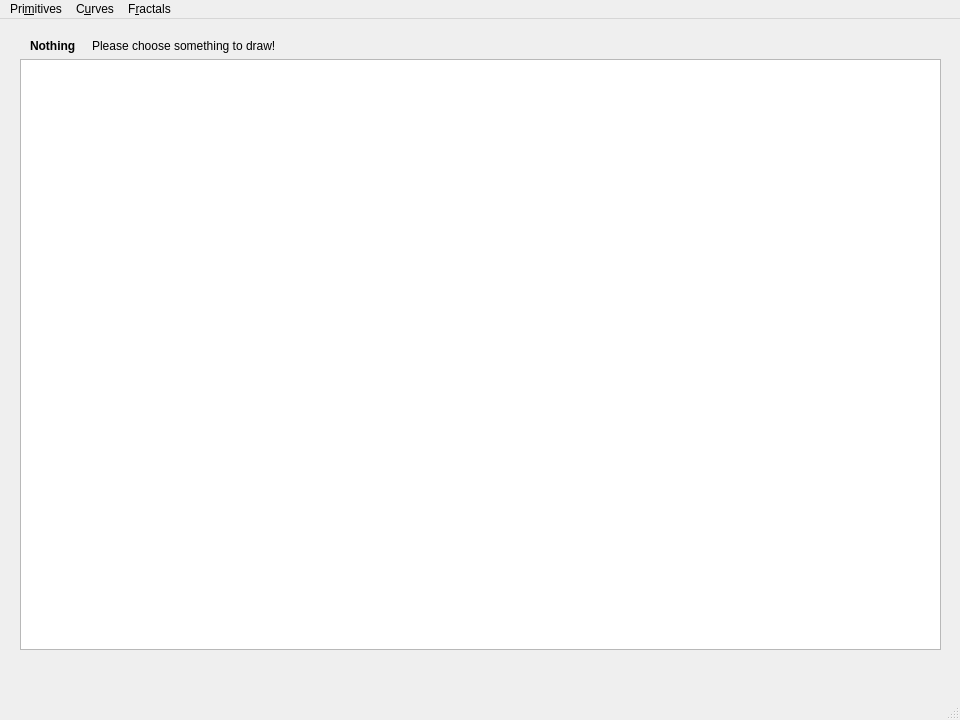
<?xml version="1.0" encoding="UTF-8"?>
<ui version="4.0">
 <class>MainWindow</class>
 <widget class="QMainWindow" name="MainWindow">
  <property name="geometry">
   <rect>
    <x>0</x>
    <y>0</y>
    <width>960</width>
    <height>720</height>
   </rect>
  </property>
  <property name="minimumSize">
   <size>
    <width>960</width>
    <height>720</height>
   </size>
  </property>
  <property name="maximumSize">
   <size>
    <width>960</width>
    <height>720</height>
   </size>
  </property>
  <property name="windowTitle">
   <string>MainWindow</string>
  </property>
  <widget class="QWidget" name="centralWidget">
   <widget class="QWidget" name="layoutWidget">
    <property name="geometry">
     <rect>
      <x>10</x>
      <y>10</y>
      <width>941</width>
      <height>631</height>
     </rect>
    </property>
    <layout class="QVBoxLayout" name="verticalLayout">
     <property name="leftMargin">
      <number>10</number>
     </property>
     <property name="topMargin">
      <number>10</number>
     </property>
     <property name="rightMargin">
      <number>10</number>
     </property>
     <property name="bottomMargin">
      <number>10</number>
     </property>
     <item>
      <layout class="QHBoxLayout" name="horizontalLayout">
       <property name="spacing">
        <number>16</number>
       </property>
       <property name="sizeConstraint">
        <enum>QLayout::SetDefaultConstraint</enum>
       </property>
       <property name="leftMargin">
        <number>10</number>
       </property>
       <property name="rightMargin">
        <number>10</number>
       </property>
       <item>
        <widget class="QLabel" name="labelTitle">
         <property name="font">
          <font>
           <weight>75</weight>
           <bold>true</bold>
          </font>
         </property>
         <property name="text">
          <string>Nothing</string>
         </property>
        </widget>
       </item>
       <item>
        <widget class="QLabel" name="labelMessage">
         <property name="sizePolicy">
          <sizepolicy hsizetype="Expanding" vsizetype="Preferred">
           <horstretch>0</horstretch>
           <verstretch>0</verstretch>
          </sizepolicy>
         </property>
         <property name="text">
          <string>Please choose something to draw!</string>
         </property>
        </widget>
       </item>
      </layout>
     </item>
     <item>
      <widget class="QGraphicsView" name="graphicsView"/>
     </item>
    </layout>
   </widget>
  </widget>
  <widget class="QMenuBar" name="menuBar">
   <property name="geometry">
    <rect>
     <x>0</x>
     <y>0</y>
     <width>960</width>
     <height>30</height>
    </rect>
   </property>
   <widget class="QMenu" name="menuPrimitives">
    <property name="title">
     <string>Pri&amp;mitives</string>
    </property>
    <addaction name="actionLine"/>
    <addaction name="actionCircle"/>
    <addaction name="actionEllipse"/>
    <addaction name="actionFilling"/>
   </widget>
   <widget class="QMenu" name="menuSpline">
    <property name="title">
     <string>C&amp;urves</string>
    </property>
    <addaction name="action3rdBezier"/>
    <addaction name="actionBspline"/>
   </widget>
   <widget class="QMenu" name="menuFractal">
    <property name="title">
     <string>F&amp;ractals</string>
    </property>
    <addaction name="actionKoch"/>
    <addaction name="actionMandelbrot"/>
    <addaction name="actionJulia"/>
    <addaction name="actionFerns"/>
   </widget>
   <addaction name="menuPrimitives"/>
   <addaction name="menuSpline"/>
   <addaction name="menuFractal"/>
  </widget>
  <widget class="QStatusBar" name="statusBar"/>
  <action name="actionLine">
   <property name="text">
    <string>&amp;Line</string>
   </property>
  </action>
  <action name="actionCircle">
   <property name="text">
    <string>&amp;Circle</string>
   </property>
  </action>
  <action name="actionEllipse">
   <property name="text">
    <string>&amp;Ellipse</string>
   </property>
  </action>
  <action name="actionFilling">
   <property name="text">
    <string>&amp;Filling</string>
   </property>
  </action>
  <action name="action3rdBezier">
   <property name="text">
    <string>3rd Order &amp;Bezier curve</string>
   </property>
  </action>
  <action name="actionBspline">
   <property name="text">
    <string>B-&amp;spline curve</string>
   </property>
  </action>
  <action name="actionKoch">
   <property name="text">
    <string>&amp;Koch</string>
   </property>
  </action>
  <action name="actionMandelbrot">
   <property name="text">
    <string>&amp;Mandelbrot</string>
   </property>
  </action>
  <action name="actionJulia">
   <property name="text">
    <string>&amp;Julia set</string>
   </property>
  </action>
  <action name="actionFerns">
   <property name="text">
    <string>&amp;Ferns</string>
   </property>
  </action>
 </widget>
 <layoutdefault spacing="6" margin="11"/>
 <resources/>
 <connections/>
</ui>
